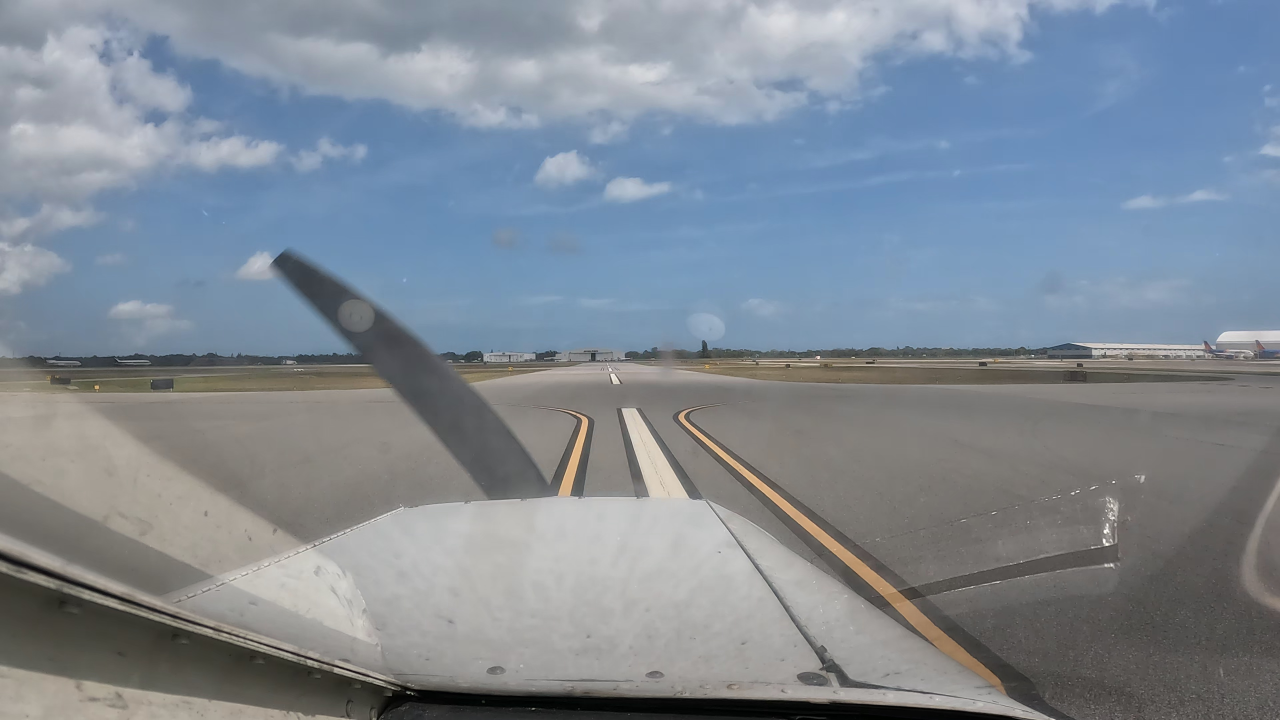
#> input picture data/Raw_Data/vidd_1/00005.jpg, 3840 x 2160 px (shown at 1/3 size)
$ python -i color_detection.py   (imports and definitions only)
#> lines starting #> are read from the running program, lines starting #| are printed output that depends on the picture; after the words box and inside, x2 and y2 are one past the last pixel; in counts of white or black regions, pixels touching at a corner belong together

from __future__ import annotations

import cv2
import numpy as np

from sklearn.cluster import KMeans, DBSCAN, MeanShift
from sklearn.mixture import GaussianMixture
from sklearn.neighbors import NearestNeighbors

SEED = 42
MAX_DIM = 480
SAMPLE_SIZE = 6000

METHODS = (
    "kmeans",
    "gmm",
    "dbscan",
    "fuzzy_cmeans",
    "meanshift",
)


def _resize(image, max_dim=MAX_DIM):
    h, w = image.shape[:2]
    scale = min(1.0, max_dim / max(h, w))

    if scale == 1.0:
        return image.copy()

    return cv2.resize(
        image,
        (max(1, round(w * scale)),
         max(1, round(h * scale))),
        interpolation=cv2.INTER_AREA,
    )


def _lab_features(image):
    lab = cv2.cvtColor(image, cv2.COLOR_BGR2LAB)
    return lab.reshape(-1, 3).astype(np.float32) / 255.0


# [47 lines left out: functions _nearest_labels, _fuzzy_centers, not called in this run]


def _cluster(features, method):
    rng = np.random.default_rng(SEED)

    count = min(SAMPLE_SIZE, len(features))
    sample_ids = rng.choice(
        len(features), count, replace=False
    )
    sample = features[sample_ids]

    if method == "kmeans":
        model = KMeans(
            n_clusters=12,
            random_state=SEED,
            n_init=10,
        )
        model.fit(sample)
        return model.predict(features)

    if method == "gmm":
        model = GaussianMixture(
            n_components=12,
            covariance_type="diag",
            reg_covar=1e-4,
            random_state=SEED,
            max_iter=100,
        )
        model.fit(sample)
        return model.predict(features)

    if method == "fuzzy_cmeans":
        centers = _fuzzy_centers(sample)
        return _nearest_labels(features, centers)

    if method == "meanshift":
        model = MeanShift(
            bandwidth=0.12,
            bin_seeding=True,
            cluster_all=False,
        )
        model.fit(sample)
        return _nearest_labels(
            features, model.cluster_centers_
        )

    if method == "dbscan":
        # DBSCAN cannot predict new points directly.
        model = DBSCAN(
            eps=0.055,
            min_samples=12,
            n_jobs=2,
        )
        sample_labels = model.fit_predict(sample)

        neighbors = NearestNeighbors(
            n_neighbors=1,
            n_jobs=2,
        )
        neighbors.fit(sample)

        labels = np.empty(len(features), dtype=np.int32)

        for start in range(0, len(features), 30000):
            end = min(start + 30000, len(features))
            dist, ids = neighbors.kneighbors(
                features[start:end]
            )

            predicted = sample_labels[ids[:, 0]].copy()
            predicted[dist[:, 0] > 0.055] = -1
            labels[start:end] = predicted

        return labels

    raise ValueError(f"Unknown method: {method}")


def _select_color_clusters(image, labels, valid):
    """
    Classify clusters using their mean BGR color.

    Yellow and white definitions here are broad,
    fixed semantic rules, not learned thresholds.
    """
    h, w = image.shape[:2]
    flat_image = image.reshape(-1, 3)
    flat_valid = valid.reshape(-1) > 0

    yellow = np.zeros(h * w, dtype=np.uint8)
    white = np.zeros(h * w, dtype=np.uint8)

    for cluster_id in np.unique(labels):
        if cluster_id < 0:
            continue

        selected = (labels == cluster_id) & flat_valid

        if np.count_nonzero(selected) < 5:
            continue

        mean_bgr = flat_image[selected].mean(axis=0)

        pixel = np.clip(
            np.round(mean_bgr), 0, 255
        ).astype(np.uint8).reshape(1, 1, 3)

        hsv = cv2.cvtColor(
            pixel, cv2.COLOR_BGR2HSV
        )[0, 0]

        hue, saturation, value = map(int, hsv)

        # Broad yellow color family
        if 15 <= hue <= 40 and saturation >= 55 and value >= 65:
            yellow[selected] = 255

        # Broad white color family
        elif saturation <= 55 and value >= 175:
            white[selected] = 255

    return yellow.reshape(h, w), white.reshape(h, w)


def _filter_components(mask, valid):
    """
    Remove small noise and very large regions.

    Geometric filtering is a heuristic and may
    remove valid wide markings.
    """
    mask = cv2.bitwise_and(mask, valid)

    kernel = cv2.getStructuringElement(
        cv2.MORPH_ELLIPSE, (3, 3)
    )
    mask = cv2.morphologyEx(
        mask, cv2.MORPH_CLOSE, kernel
    )

    n, labels, stats, _ = cv2.connectedComponentsWithStats(
        mask, connectivity=8
    )

    result = np.zeros_like(mask)
    valid_area = max(1, np.count_nonzero(valid))

    for i in range(1, n):
        x, y, w, h, area = stats[i]

        if area < 5:
            continue

        # Reject very large color regions.
        if area > 0.10 * valid_area:
            continue

        result[labels == i] = 255

    return result


def detect_color_masks(image, method="kmeans", roi_mask=None):
    """
    Input:
        image: BGR image
        method: one of the five clustering algorithms
        roi_mask: optional uint8 mask; nonzero = pavement ROI

    Returns:
        yellow_mask, white_mask
        Both uint8, same dimensions as input, values 0/255.
    """
    if image is None or image.size == 0:
        raise ValueError("Empty input image")

    if method not in METHODS:
        raise ValueError(f"Unknown method: {method}")

    original_h, original_w = image.shape[:2]

    small = _resize(image)
    h, w = small.shape[:2]

    if roi_mask is None:
        valid = np.full((h, w), 255, dtype=np.uint8)
    else:
        if roi_mask.shape[:2] != image.shape[:2]:
            raise ValueError("ROI mask dimensions must match image")

        valid = cv2.resize(
            roi_mask,
            (w, h),
            interpolation=cv2.INTER_NEAREST,
        )
        valid = np.where(valid > 0, 255, 0).astype(
            np.uint8
        )

    features = _lab_features(small)
    labels = _cluster(features, method)

    yellow, white = _select_color_clusters(
        small, labels, valid
    )

    yellow = _filter_components(yellow, valid)
    white = _filter_components(white, valid)

    yellow = cv2.resize(
        yellow,
        (original_w, original_h),
        interpolation=cv2.INTER_NEAREST,
    )
    white = cv2.resize(
        white,
        (original_w, original_h),
        interpolation=cv2.INTER_NEAREST,
    )

    # Enforce original-resolution ROI.
    if roi_mask is not None:
        yellow[roi_mask == 0] = 0
        white[roi_mask == 0] = 0

    return yellow, white


def detect_color_mask(image, method="kmeans", roi_mask=None):
    yellow, white = detect_color_masks(
        image, method=method, roi_mask=roi_mask
    )
    return cv2.bitwise_or(yellow, white)

>>> import cv2
>>> picture = cv2.imread('../data/Raw_Data/vidd_1/00005.jpg')
#> picture is the input picture: shape (2160, 3840, 3); mean B, G, R 148.9, 137.9, 128.1
>>> result = detect_color_mask(picture)
#> in _resize, `return cv2.resize( image, (max(1, round(w * scale)), max(1, round(h * ..`:
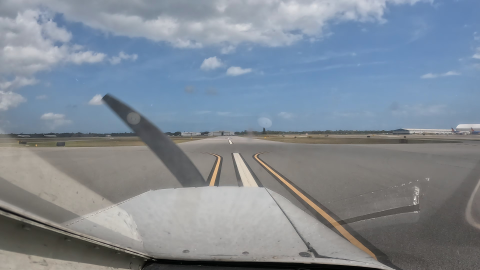
#> returned value: shape (270, 480, 3); mean of channels 0, 1, 2 148.9, 137.9, 128.1; drawn as B, G, R
#> in _lab_features, `lab = cv2.cvtColor(image, cv2.COLOR_BGR2LAB)`: lab: shape (270, 480, 3); mean of channels 0, 1, 2 145, 127.5, 121.2
#> in _cluster, `count = min(SAMPLE_SIZE, len(features))`: count = 6000
#> in _cluster, `sample_ids = rng.choice( len(features), count, replace=False )`: sample_ids = 6000 values, max 129592 at index 3592, min 0 at index 917, mean 64776.4
#> the loop in _select_color_clusters, `for cluster_id in np.unique(labels):` made 12 passes
#> (mean_bgr, pixel, hue, saturation, value) on passes 1 to 12: ([183.3, 154.3, 127.2], [[183, 154, 127]], 106, 78, 183), ([55.88, 59.9, 60.06], [[56, 60, 60]], 30, 17, 60), ([116.8, 121.2, 124.6], [[117, 121, 125]], 15, 16, 125), ([191.5, 190.9, 190.4], [[191, 191, 190]], 90, 1, 191), ([101.3, 105.8, 109], [[101, 106, 109]], 19, 19, 109), ([180.9, 172.3, 166], [[181, 172, 166]], 108, 21, 181), ([81.95, 84.57, 86.32], [[82, 85, 86]], 23, 12, 86), ([12.57, 13.4, 12.4], [[13, 13, 12]], 90, 20, 13), ([162.7, 142.7, 123.8], [[163, 143, 124]], 105, 61, 163), ([129.3, 135.7, 141.1], [[129, 136, 141]], 18, 22, 141), ([180.1, 140.9, 108.2], [[180, 141, 108]], 106, 102, 180), ([153.7, 159.1, 163.3], [[154, 159, 163]], 17, 14, 163)
#> in detect_color_masks, `yellow, white = _select_color_clusters( small, labels, valid )`: yellow: shape (270, 480); every value is 0
#> in detect_color_masks, `yellow, white = _select_color_clusters( small, labels, valid )`:
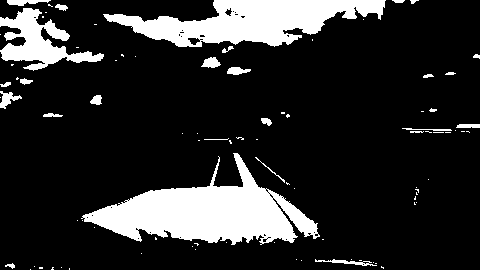
#> white: shape (270, 480); 16.6% white; 89 white regions (62 under 20 px), largest, box (x1, y1, x2, y2) and area: (81, 153, 320, 245) 9811, (103, 0, 386, 47) 7232, (0, 8, 104, 71) 2700
#> in _filter_components, `n, labels, stats, _ = cv2.connectedComponentsWithStats( mask, connecti..`: labels: shape (270, 480) int32; every value is 0
#> in _filter_components, `n, labels, stats, _ = cv2.connectedComponentsWithStats( mask, connecti..`: n = 1; stats = [[0, 0, 480, 270, 129600]]
#> in _filter_components, `valid_area = max(1, np.count_nonzero(valid))`: valid_area = 129600
#> in _filter_components, `valid_area = max(1, np.count_nonzero(valid))`: valid: shape (270, 480); every value is 255
#> in _filter_components (call 2), `mask = cv2.morphologyEx( mask, cv2.MORPH_CLOSE, kernel )`:
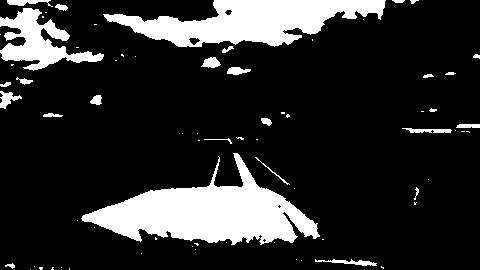
#> mask: shape (270, 480); 16.9% white; 71 white regions (44 under 20 px), largest, box (x1, y1, x2, y2) and area: (81, 153, 320, 245) 9942, (103, 0, 386, 47) 7308, (0, 8, 104, 71) 2727
#> in _filter_components (call 2), `n, labels, stats, _ = cv2.connectedComponentsWithStats( mask, connecti..`:
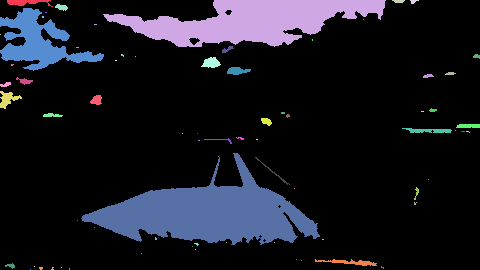
#> labels: shape (270, 480) int32; 72 distinct labels, from 0 to 71; one colour per label, 0 black
#> in _filter_components (call 2), `n, labels, stats, _ = cv2.connectedComponentsWithStats( mask, connecti..`: n = 72; stats = 72 rows, first 6: [0, 0, 480, 270, 107703], [7, 0, 46, 7, 172], [103, 0, 283, 47, 7308], [392, 0, 13, 3, 31], [410, 0, 9, 4, 21], [55, 4, 13, 7, 58]
#> the loop in _filter_components (call 2), `for i in range(1, n):` made 71 passes
#> (x, y, w, h, area) on passes 1, 2, 3, 4, 5, 6, 14, 16, 18, 21, 22, 23: (7, 0, 46, 7, 172), (103, 0, 283, 47, 7308), (392, 0, 13, 3, 31), (410, 0, 9, 4, 21), (55, 4, 13, 7, 58), (0, 8, 104, 63, 2727), (222, 46, 12, 7, 40), (473, 54, 7, 5, 24), (201, 57, 20, 11, 145), (227, 67, 24, 8, 129), (445, 72, 11, 3, 25), (423, 74, 11, 4, 30)
#> in detect_color_masks, `yellow = cv2.resize( yellow, (original_w, original_h), interpolation=c..`: yellow: shape (2160, 3840); every value is 0
#> in detect_color_masks, `white = cv2.resize( white, (original_w, original_h), interpolation=cv2..`:
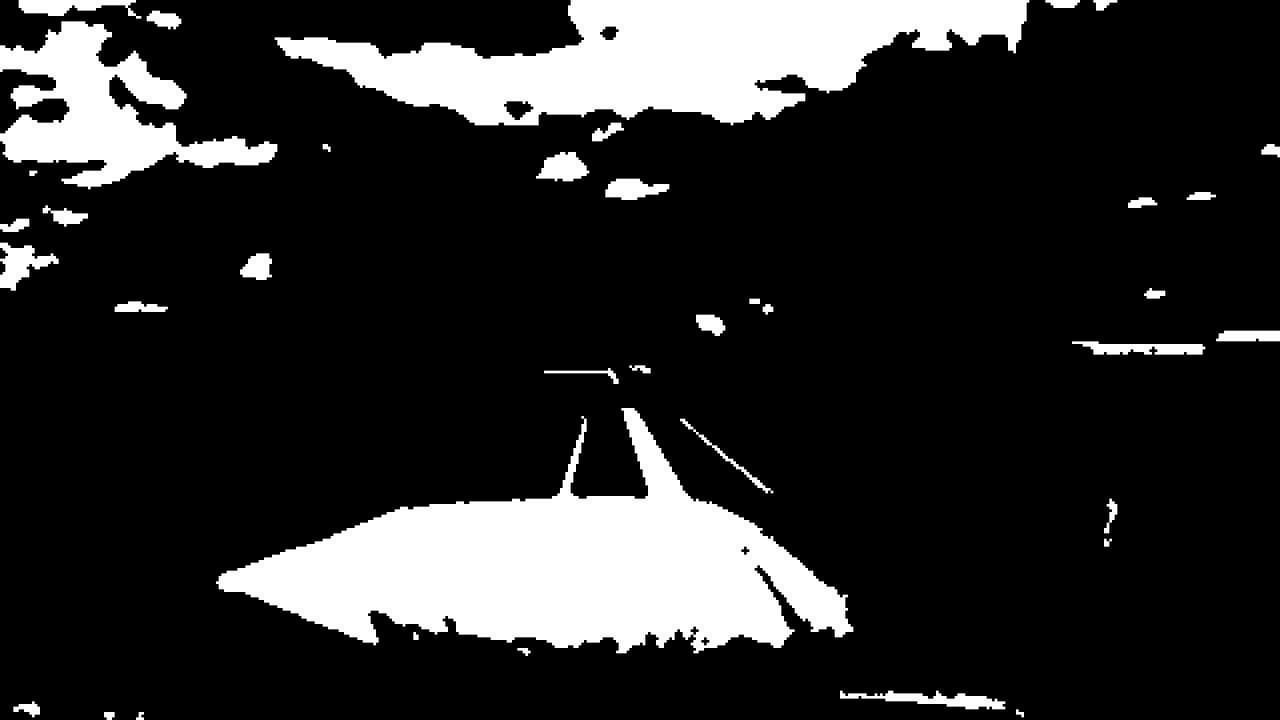
#> white: shape (2160, 3840) (shown at 1/3 size); 16.9% white; 38 white regions, largest, box (x1, y1, x2, y2) and area: (648, 1224, 2560, 1960) 636288, (824, 0, 3088, 376) 467712, (0, 64, 832, 568) 174528

$ run again, on data/Raw_Data/vidd_1/00006.jpg
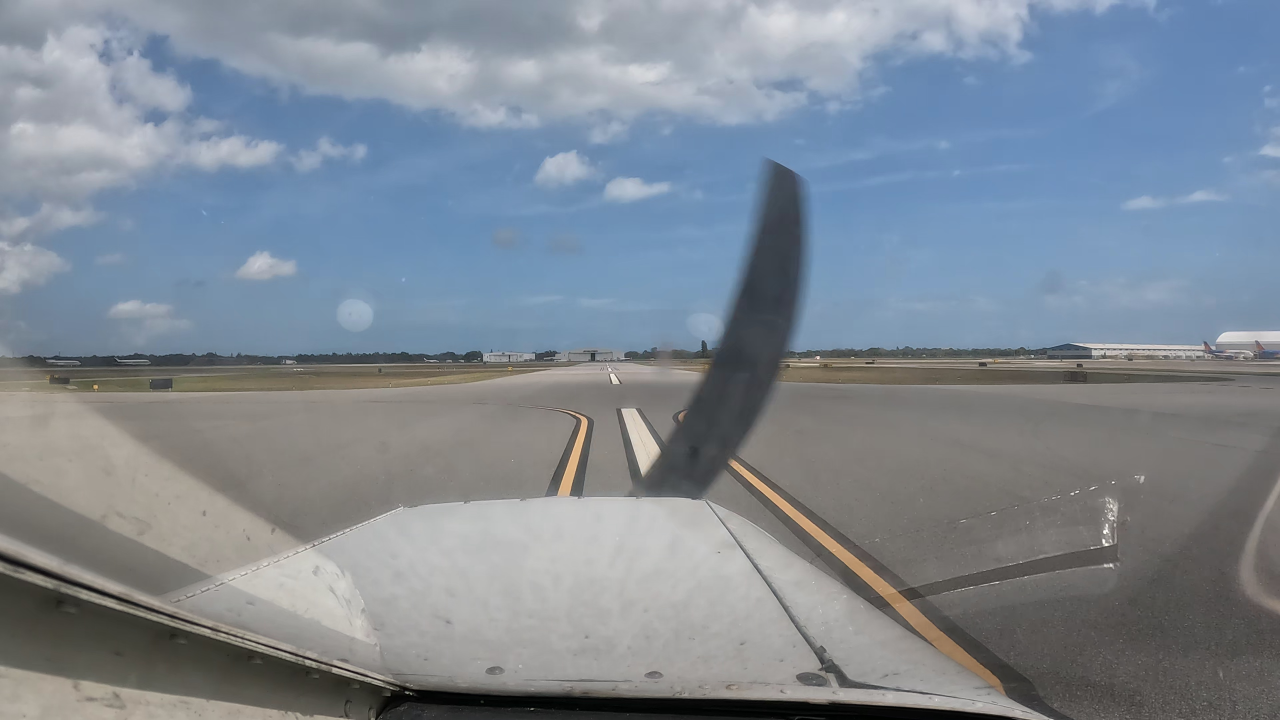
#> input picture data/Raw_Data/vidd_1/00006.jpg, 3840 x 2160 px (shown at 1/3 size)
#> picture is the input picture: shape (2160, 3840, 3); mean B, G, R 147.9, 137, 127.2
#> lab: shape (270, 480, 3); mean of channels 0, 1, 2 144, 127.5, 121.3
#> count = 6000
#> sample_ids = 6000 values, max 129592 at index 3592, min 0 at index 917, mean 64776.4
#> the loop in _select_color_clusters, `for cluster_id in np.unique(labels):` made 12 passes
#> (mean_bgr, pixel, hue, saturation, value) on passes 1 to 8: ([81.22, 84.25, 86.3], [[81, 84, 86]], 18, 15, 86), ([179.7, 140.6, 108], [[180, 141, 108]], 106, 102, 180), ([191.9, 190.6, 189.5], [[192, 191, 189]], 100, 4, 192), ([117.3, 121.7, 125.3], [[117, 122, 125]], 19, 16, 125), ([13.51, 14.4, 13.45], [[14, 14, 13]], 90, 18, 14), ([130.2, 136.6, 141.8], [[130, 137, 142]], 18, 22, 142), ([62.21, 62.75, 61.06], [[62, 63, 61]], 75, 8, 63), ([163.1, 142.5, 122.9], [[163, 142, 123]], 106, 63, 163)
#> labels: shape (270, 480) int32; every value is 0
#> n = 1; stats = [[0, 0, 480, 270, 129600]]
#> valid_area = 129600
#> valid: shape (270, 480); every value is 255
#> mask: shape (270, 480); 16.9% white; 69 white regions (44 under 20 px), largest, box (x1, y1, x2, y2) and area: (76, 157, 320, 245) 9614, (102, 0, 386, 47) 7350, (0, 0, 104, 70) 3048
#> in _filter_components (call 2), `n, labels, stats, _ = cv2.connectedComponentsWithStats( mask, connecti..`:
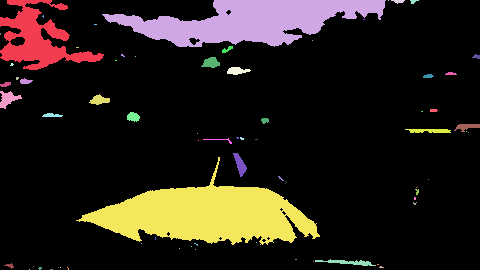
#> labels: shape (270, 480) int32; 70 distinct labels, from 0 to 69; one colour per label, 0 black
#> n = 70; stats = 70 rows, first 6: [0, 0, 480, 270, 107668], [0, 0, 104, 70, 3048], [102, 0, 284, 47, 7350], [388, 0, 1, 1, 1], [391, 0, 14, 4, 33], [410, 0, 9, 4, 21]
#> the loop in _filter_components (call 2), `for i in range(1, n):` made 69 passes
#> (x, y, w, h, area) on passes 1, 2, 4, 5, 12, 14, 16, 19: (0, 0, 104, 70, 3048), (102, 0, 284, 47, 7350), (391, 0, 14, 4, 33), (410, 0, 9, 4, 21), (222, 46, 11, 7, 39), (472, 54, 8, 5, 26), (201, 57, 19, 11, 141), (227, 67, 24, 8, 126)
#> in detect_color_masks, `white = cv2.resize( white, (original_w, original_h), interpolation=cv2..`:
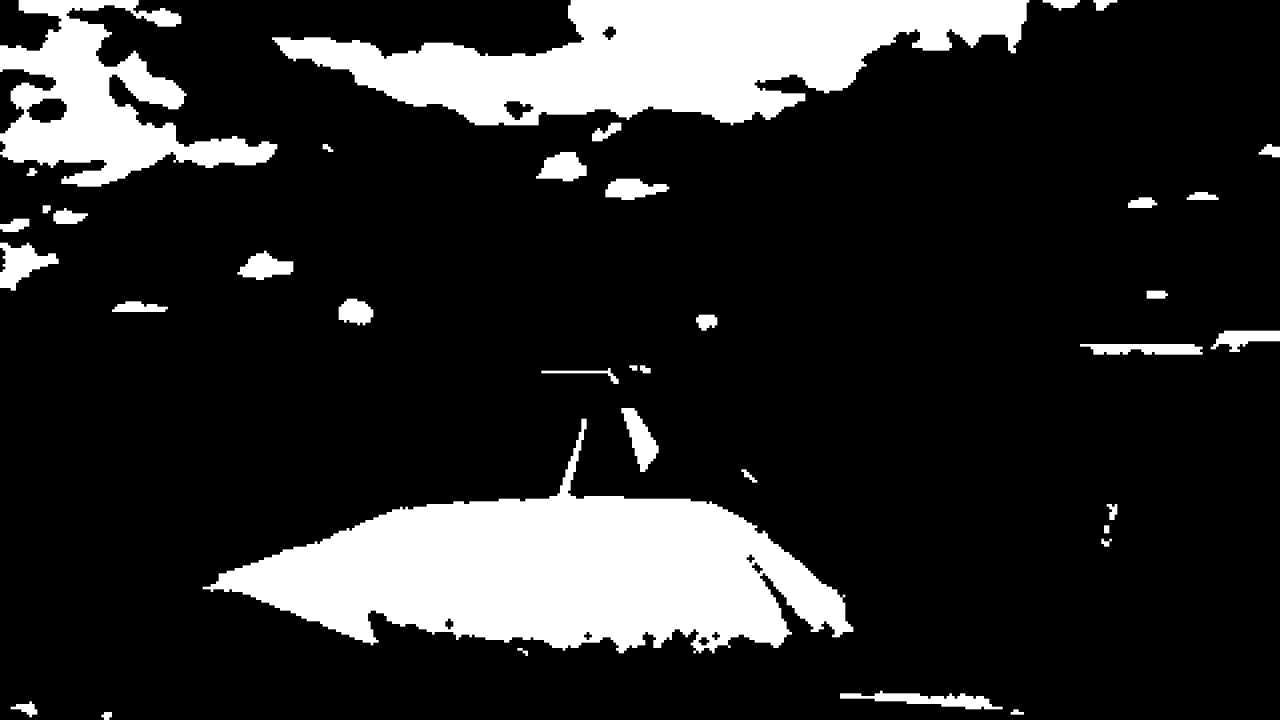
#> white: shape (2160, 3840) (shown at 1/3 size); 16.9% white; 37 white regions, largest, box (x1, y1, x2, y2) and area: (608, 1256, 2560, 1960) 615296, (816, 0, 3088, 376) 470400, (0, 0, 832, 560) 195072
